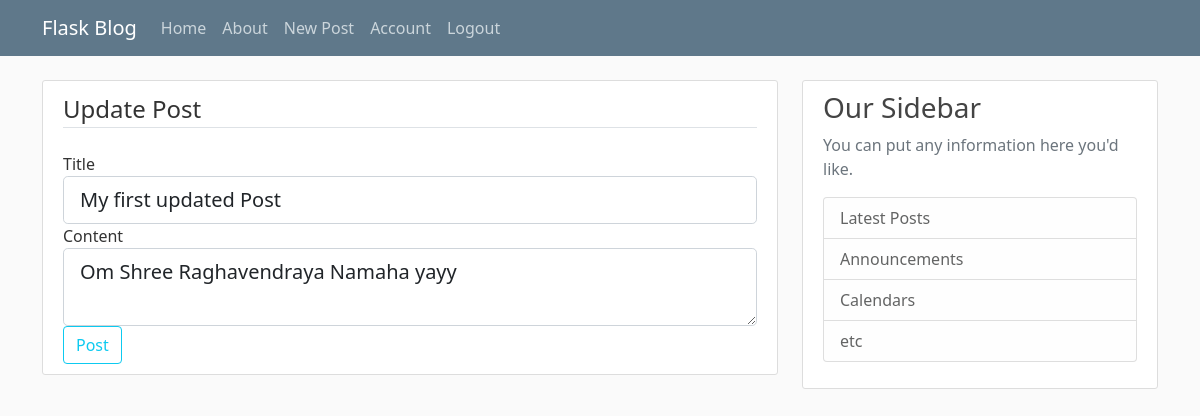
The page /post/1/update (signed in) on the database its author committed.
### flaskblog/models.py (models this page shows, shortened)
class Post(db.Model):
    id = db.Column(db.Integer, primary_key=True)
    title = db.Column(db.String(100), nullable=False)
    date_posted = db.Column(db.DateTime, nullable=False, default=datetime.utcnow)
    content = db.Column(db.Text, nullable=False)
    user_id = db.Column(db.Integer, db.ForeignKey('user.id'), nullable=False)

### flaskblog/posts/routes.py (the view)
@posts.route("/post/<int:post_id>/update", methods=['GET', 'POST'])
@login_required
def update_post(post_id):
    post = Post.query.get_or_404(post_id)
    if post.author != current_user:
        abort(403)
    form = PostForm()
    if form.validate_on_submit():
        post.title = form.title.data
        post.content = form.content.data
        db.session.commit()
        flash('Your post has been updated!', 'success')
        return redirect(url_for('posts.post', post_id=post.id))
    elif request.method == 'GET':
        form.title.data = post.title
        form.content.data = post.content
    return render_template('create_post.html', title='Update Post',
                           form=form, legend='Update Post')

### flaskblog/posts/forms.py
class PostForm(FlaskForm):
    title = StringField('Title', validators=[DataRequired()])
    content = TextAreaField('Content', validators=[DataRequired()])
    submit = SubmitField('Post')

### flaskblog/models.py (called while the page is built)
@login_manager.user_loader
def load_user(user_id):
    return User.query.get(int(user_id))

### flaskblog/templates/create_post.html (shortened to what this page needs)
{% extends "layout.html" %}
{% block content %}
<div class="content-section">
    <form method="POST" action="">
        <fieldset class="form-group">
            <legend class="border-bottom mb-4">{{ legend }}</legend>
            <div class="form-group">
                {{ form.title.label(class="form-control-label") }}
                {% if form.title.errors %}
                {{ form.title(class="form-control form-control-lg is-invalid") }}
                <div class="invalid-feedback">
                    {% for error in form.title.errors %}
                    <span>{{ error }}</span>
                    {% endfor %}
                </div>
                {% else %}
                {{ form.title(class="form-control form-control-lg") }}
                {% endif %}
            </div>
            <div class="form-group">
                {{ form.content.label(class="form-control-label") }}
                {% if form.content.errors %}
                {{ form.content(class="form-control form-control-lg is-invalid") }}
                <div class="invalid-feedback">
                    {% for error in form.content.errors %}
                    <span>{{ error }}</span>
                    {% endfor %}
                </div>
                {% else %}
                {{ form.content(class="form-control form-control-lg") }}
                {% endif %}
            </div>
        </fieldset>
        <div class="form-group">
            {{ form.submit(class="btn btn-outline-info") }}
        </div>
    </form>
</div>
{% endblock content %}

### flaskblog/static/main.css (style rules this page uses)
body { background: #fafafa; color: #333333; margin-top: 5rem; }
.content-section { background: #ffffff; padding: 10px 20px; border: 1px solid #dddddd; border-radius: 3px; margin-bottom: 20px; }

### rows shown on the page
Post: title "My first updated Post", content "Om Shree Raghavendraya Namaha yayy"

### other values the page prints
{{ legend }} "Update Post"
